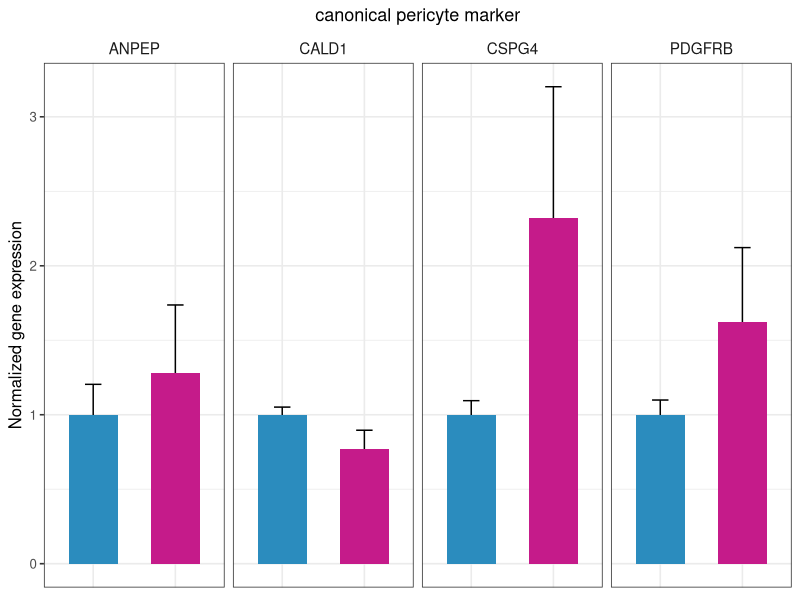
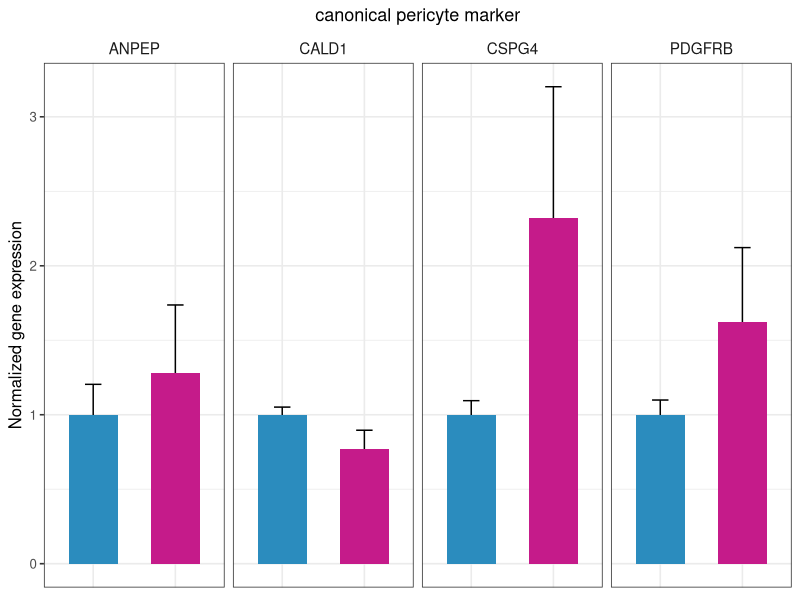

These figures' R source, in order:
library(ggplot2)

# Read the extracted solution CSV (must be in same folder)
data <- read.csv("extracted_solution.csv")

# Convert Group to factor with desired order
data$Group <- factor(data$Group, levels = c("Norm", "Hyp"))

# Plot
p <- ggplot(data, aes(x = Group, y = Expression_mean, fill = Group)) +
  geom_errorbar(aes(ymin = Expression_mean - Expression_sd,
                    ymax = Expression_mean + Expression_sd),
                width = 0.2, position = position_dodge(0.8), color = "black") +
  geom_bar(stat = "identity", position = position_dodge(width = 0.8), width = 0.6) +
  facet_wrap(~ SYMBOLS, nrow = 1) +
  labs(y = "Normalized gene expression",
       x = NULL,
       title = "canonical pericyte marker") +
  scale_fill_manual(values = c("Norm" = "#2b8cbe", "Hyp" = "#c51b8a")) +
  theme_bw(base_size = 12) +
  theme(
    strip.background = element_blank(),
    strip.text = element_text(size = 11),
    plot.title = element_text(hjust = 0.5, size = 13),
    legend.position = "none",
    axis.text.x = element_blank(),
    axis.ticks.x = element_blank()
  )
p
# Save output
ggsave("extracted_solution.jpg", plot = p, width = 4, height = 3)
